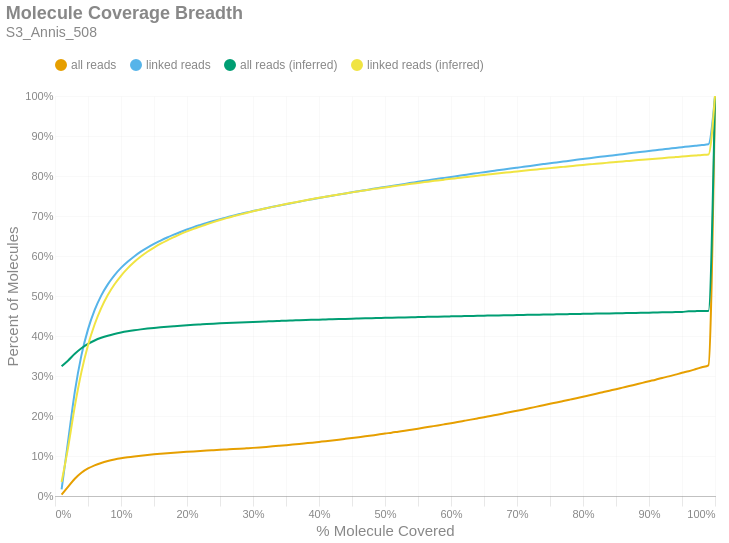

Here is the notebook cell this chart was saved with:
### Markdown cell above
### Molecule Read Coverage
This chart shows molecule coverage breadth as computed by the number of bases aligned to that molecule. In other words, "*how much of each unique long molecule is actually sequenced/aligned?*" Keep in mind there is a distinction between sequences and alignments, since some sequences belonging to a particular molecule may not align well and wouldn't appear in the alignment data. This chart also shows molecule coverage breadth as computed by the *inferred fragment* from which the aligned sequences originate. Unlike read coverage, this calculation takes into account the total insert size, including unsequenced gaps between the forward and reverse reads. Like the previous figures, these are cumulative percents.

### Code cell
if SKIPLR:
    print_html(f"Skipped")
else:
    binned_df = consolidated_hist(valids['coverage_bp'], mask, 0.01, True)
    binned_df_inf = consolidated_hist(valids['coverage_inserts'], mask, 0.01, True)
    binned_df = binned_df.with_columns(pl.lit(binned_df_inf['all reads (cumsum)']).alias('all reads (inferred)'))
    binned_df = binned_df.with_columns(pl.lit(binned_df_inf['linked reads (cumsum)']).alias('linked reads (inferred)'))
    binned_df = binned_df.with_columns(
        (pl.col('bin').cast(pl.Float64) + 0.01).alias('right_edge')
    )

    with SafeRender(binned_df):
        (
            density_plot(binned_df, 'Molecule Coverage Breadth', samplename, 'molcov', ['all reads (inferred)','linked reads (inferred)'])
            .encode(
                #x=alt.X('bin:Q', title="% Molecule Covered").axis(format = '%').scale(padding=0),
                x=alt.X('right_edge:Q', title="% Molecule Covered").axis(format='%').scale(padding=0),
                y=alt.Y('value:Q', title='Percent of Molecules')
                    .axis(format='%')
                    .stack(False)
                    .scale(domainMin=0, padding=0),
                color=alt.Color("key:N").scale(domain = ["all reads", "linked reads", "all reads (inferred)", "linked reads (inferred)"]),
                tooltip = [
                    alt.Tooltip("key:N", title = "Data Type"),
                    alt.Tooltip("range_label:N", title="% Molecule Covered"),
                    alt.Tooltip("value:Q", format = ".2%", title="% Molecules")
                ]
            )
        ).display()

### Figure 1 — Vega-Lite specification as saved in the notebook (floating-point values rounded to 4 significant figures)
{"width": "container", "height": 400, "config": {"title": {"anchor": "start", "dy": -15, "fontSize": 18, "color": "#888888", "subtitleColor": "#888888", "subtitleFontSize": 14}, "arc": {"fill": "#0072B2"}, "axis": {"domainColor": "#888888", "domainWidth": 0.5, "gridWidth": 0.2, "grid": false, "titleFontWeight": 400, "titleFontSize": 15, "labelFontSize": 11, "labelColor": "#888888", "tickColor": "#888888", "tickWidth": 0.2, "titleColor": "#888888"}, "axisBand": {"grid": false}, "axisX": {"grid": true, "tickSize": 10, "domainCap": "round"}, "axisY": {"domain": false, "grid": true, "tickSize": 0, "domainCap": "round"}, "background": "transparent", "header": {"labelFontSize": 15, "labelColor": "#888888", "titleFontSize": 15, "titleFontWeight": 600, "titleColor": "#888888"}, "legend": {"labelFont": "sans-serif", "labelFontSize": 12, "labelColor": "#888888", "symbolSize": 100, "symbolType": "circle", "titleFontSize": 12, "titlePadding": 10, "titleColor": "#888888", "title": null, "orient": "top"}, "range": {"category": ["#E69F00", "#56B4E9", "#009E73", "#F0E442", "#0072B2", "#D55E00", "#CC79A7", "#000000"], "diverging": ["#cfe8f3", "#a2d4ec", "#73bfe2", "#46abdb", "#1696d2", "#12719e"]}, "area": {"fill": "#0072B2", "fillOpacity": 0.7, "line": true, "strokeOpacity": 0.7}, "line": {"color": "#0072B2", "stroke": "#0072B2", "strokeWidth": 2}, "trail": {"color": "#0072B2", "stroke": "#0072B2", "strokeWidth": 0, "size": 1}, "point": {"filled": true, "fillOpacity": 1.0, "size": 95}, "text": {"color": "#888888", "fontSize": 11, "align": "right", "fontWeight": 400, "size": 11}, "bar": {"fill": "#0072B2", "stroke": null}, "view": {"stroke": null, "continuousWidth": 660, "continuousHeight": 400}}, "data": {"name": "data-bae3550c614d363ab84365f484420b11"}, "mark": {"type": "line", "interpolate": "monotone", "point": {"opacity": 0, "size": 275}}, "encoding": {"color": {"field": "key", "scale": {"domain": ["all reads", "linked reads", "all reads (inferred)", "linked reads (inferred)"]}, "type": "nominal"}, "tooltip": [{"field": "key", "title": "Data Type", "type": "nominal"}, {"field": "range_label", "title": "% Molecule Covered", "type": "nominal"}, {"field": "value", "format": ".2%", "title": "% Molecules", "type": "quantitative"}], "x": {"axis": {"format": "%"}, "field": "right_edge", "scale": {"padding": 0}, "title": "% Molecule Covered", "type": "quantitative"}, "y": {"axis": {"format": "%"}, "field": "value", "scale": {"domainMin": 0, "padding": 0}, "stack": false, "title": "Percent of Molecules", "type": "quantitative"}}, "params": [{"name": "param_c36ac31b6afebe62", "select": {"type": "point", "fields": ["key"]}, "bind": "legend"}], "title": {"text": "Molecule Coverage Breadth", "subtitle": "S3_Annis_508"}, "transform": [{"fold": ["all reads (cumsum)", "linked reads (cumsum)", "all reads (inferred)", "linked reads (inferred)"]}, {"calculate": "replace(datum.key, ' (cumsum)', '')", "as": "key"}, {"filter": {"param": "param_c36ac31b6afebe62"}}], "usermeta": {"embedOptions": {"downloadFileName": "S3_Annis_508.molcov"}}, "$schema": "https://vega.github.io/schema/vega-lite/v6.1.0.json", "datasets": {"data-bae3550c614d363ab84365f484420b11": [{"bin": "0.0", "interval": "0.0-0.01", "all reads": 0.003224, "linked reads": 0.01673, "all reads (cumsum)": 0.003224, "linked reads (cumsum)": 0.01673, "range_label": "0.0-0.01", "all reads (inferred)": 0.3244, "linked reads (inferred)": 0.03487, "right_edge": 0.01}, {"bin": "0.01", "interval": "0.01-0.02", "all reads": 0.02016, "linked reads": 0.1223, "all reads (cumsum)": 0.02338, "linked reads (cumsum)": 0.139, "range_label": "0.01-0.02", "all reads (inferred)": 0.339, "linked reads (inferred)": 0.1229, "right_edge": 0.02}, {"bin": "0.02", "interval": "0.02-0.03", "all reads": 0.01978, "linked reads": 0.1211, "all reads (cumsum)": 0.04316, "linked reads (cumsum)": 0.2602, "range_label": "0.02-0.03", "all reads (inferred)": 0.3555, "linked reads (inferred)": 0.2241, "right_edge": 0.03}, {"bin": "0.03", "interval": "0.03-0.04", "all reads": 0.01494, "linked reads": 0.09136, "all reads (cumsum)": 0.0581, "linked reads (cumsum)": 0.3515, "range_label": "0.03-0.04", "all reads (inferred)": 0.3694, "linked reads (inferred)": 0.3096, "right_edge": 0.04}, {"bin": "0.04", "interval": "0.04-0.05", "all reads": 0.01067, "linked reads": 0.065, "all reads (cumsum)": 0.06877, "linked reads (cumsum)": 0.4165, "range_label": "0.04-0.05", "all reads (inferred)": 0.3804, "linked reads (inferred)": 0.3769, "right_edge": 0.05}, {"bin": "0.05", "interval": "0.05-0.06", "all reads": 0.007923, "linked reads": 0.04818, "all reads (cumsum)": 0.07669, "linked reads (cumsum)": 0.4647, "range_label": "0.05-0.06", "all reads (inferred)": 0.3888, "linked reads (inferred)": 0.4288, "right_edge": 0.06}, {"bin": "0.06", "interval": "0.06-0.07", "all reads": 0.005973, "linked reads": 0.03628, "all reads (cumsum)": 0.08266, "linked reads (cumsum)": 0.501, "range_label": "0.06-0.07", "all reads (inferred)": 0.3955, "linked reads (inferred)": 0.4697, "right_edge": 0.07}, {"bin": "0.07", "interval": "0.07-0.08", "all reads": 0.004643, "linked reads": 0.02816, "all reads (cumsum)": 0.08731, "linked reads (cumsum)": 0.5292, "range_label": "0.07-0.08", "all reads (inferred)": 0.4008, "linked reads (inferred)": 0.5024, "right_edge": 0.08}, {"bin": "0.08", "interval": "0.08-0.09", "all reads": 0.003725, "linked reads": 0.02252, "all reads (cumsum)": 0.09103, "linked reads (cumsum)": 0.5517, "range_label": "0.08-0.09", "all reads (inferred)": 0.4051, "linked reads (inferred)": 0.5288, "right_edge": 0.09}, {"bin": "0.09", "interval": "0.09-0.1", "all reads": 0.003081, "linked reads": 0.01851, "all reads (cumsum)": 0.09411, "linked reads (cumsum)": 0.5702, "range_label": "0.09-0.1", "all reads (inferred)": 0.4087, "linked reads (inferred)": 0.5506, "right_edge": 0.1}, {"bin": "0.1", "interval": "0.1-0.11", "all reads": 0.002554, "linked reads": 0.01532, "all reads (cumsum)": 0.09667, "linked reads (cumsum)": 0.5855, "range_label": "0.1-0.11", "all reads (inferred)": 0.4117, "linked reads (inferred)": 0.5691, "right_edge": 0.11}, {"bin": "0.11", "interval": "0.11-0.12", "all reads": 0.002231, "linked reads": 0.01329, "all reads (cumsum)": 0.0989, "linked reads (cumsum)": 0.5988, "range_label": "0.11-0.12", "all reads (inferred)": 0.4143, "linked reads (inferred)": 0.5848, "right_edge": 0.12}, {"bin": "0.12", "interval": "0.12-0.13", "all reads": 0.002008, "linked reads": 0.012, "all reads (cumsum)": 0.1009, "linked reads (cumsum)": 0.6108, "range_label": "0.12-0.13", "all reads (inferred)": 0.4166, "linked reads (inferred)": 0.5986, "right_edge": 0.13}, {"bin": "0.13", "interval": "0.13-0.14", "all reads": 0.001723, "linked reads": 0.01019, "all reads (cumsum)": 0.1026, "linked reads (cumsum)": 0.621, "range_label": "0.13-0.14", "all reads (inferred)": 0.4185, "linked reads (inferred)": 0.6106, "right_edge": 0.14}, {"bin": "0.14", "interval": "0.14-0.15", "all reads": 0.001568, "linked reads": 0.009252, "all reads (cumsum)": 0.1042, "linked reads (cumsum)": 0.6302, "range_label": "0.14-0.15", "all reads (inferred)": 0.4203, "linked reads (inferred)": 0.6211, "right_edge": 0.15}, {"bin": "0.15", "interval": "0.15-0.16", "all reads": 0.001413, "linked reads": 0.008207, "all reads (cumsum)": 0.1056, "linked reads (cumsum)": 0.6384, "range_label": "0.15-0.16", "all reads (inferred)": 0.4218, "linked reads (inferred)": 0.6307, "right_edge": 0.16}, {"bin": "0.16", "interval": "0.16-0.17", "all reads": 0.001343, "linked reads": 0.007783, "all reads (cumsum)": 0.107, "linked reads (cumsum)": 0.6462, "range_label": "0.16-0.17", "all reads (inferred)": 0.4233, "linked reads (inferred)": 0.6393, "right_edge": 0.17}, {"bin": "0.17", "interval": "0.17-0.18", "all reads": 0.001246, "linked reads": 0.007098, "all reads (cumsum)": 0.1082, "linked reads (cumsum)": 0.6533, "range_label": "0.17-0.18", "all reads (inferred)": 0.4246, "linked reads (inferred)": 0.6472, "right_edge": 0.18}, {"bin": "0.18", "interval": "0.18-0.19", "all reads": 0.001195, "linked reads": 0.006746, "all reads (cumsum)": 0.1094, "linked reads (cumsum)": 0.6601, "range_label": "0.18-0.19", "all reads (inferred)": 0.4258, "linked reads (inferred)": 0.6547, "right_edge": 0.19}, {"bin": "0.19", "interval": "0.19-0.2", "all reads": 0.001095, "linked reads": 0.006152, "all reads (cumsum)": 0.1105, "linked reads (cumsum)": 0.6662, "range_label": "0.19-0.2", "all reads (inferred)": 0.4269, "linked reads (inferred)": 0.6614, "right_edge": 0.2}, {"bin": "0.2", "interval": "0.2-0.21", "all reads": 0.001058, "linked reads": 0.005866, "all reads (cumsum)": 0.1115, "linked reads (cumsum)": 0.6721, "range_label": "0.2-0.21", "all reads (inferred)": 0.428, "linked reads (inferred)": 0.6677, "right_edge": 0.21}, {"bin": "0.21", "interval": "0.21-0.22", "all reads": 0.001002, "linked reads": 0.005359, "all reads (cumsum)": 0.1126, "linked reads (cumsum)": 0.6774, "range_label": "0.21-0.22", "all reads (inferred)": 0.4289, "linked reads (inferred)": 0.6736, "right_edge": 0.22}, {"bin": "0.22", "interval": "0.22-0.23", "all reads": 0.0009673, "linked reads": 0.005175, "all reads (cumsum)": 0.1135, "linked reads (cumsum)": 0.6826, "range_label": "0.22-0.23", "all reads (inferred)": 0.4299, "linked reads (inferred)": 0.6794, "right_edge": 0.23}, {"bin": "0.23", "interval": "0.23-0.24", "all reads": 0.0009222, "linked reads": 0.004796, "all reads (cumsum)": 0.1144, "linked reads (cumsum)": 0.6874, "range_label": "0.23-0.24", "all reads (inferred)": 0.4308, "linked reads (inferred)": 0.6848, "right_edge": 0.24}, {"bin": "0.24", "interval": "0.24-0.25", "all reads": 0.0009153, "linked reads": 0.004536, "all reads (cumsum)": 0.1154, "linked reads (cumsum)": 0.692, "range_label": "0.24-0.25", "all reads (inferred)": 0.4316, "linked reads (inferred)": 0.6899, "right_edge": 0.25}, {"bin": "0.25", "interval": "0.25-0.26", "all reads": 0.0009252, "linked reads": 0.004613, "all reads (cumsum)": 0.1163, "linked reads (cumsum)": 0.6966, "range_label": "0.25-0.26", "all reads (inferred)": 0.4324, "linked reads (inferred)": 0.6947, "right_edge": 0.26}, {"bin": "0.26", "interval": "0.26-0.27", "all reads": 0.0009216, "linked reads": 0.00419, "all reads (cumsum)": 0.1172, "linked reads (cumsum)": 0.7008, "range_label": "0.26-0.27", "all reads (inferred)": 0.4332, "linked reads (inferred)": 0.6992, "right_edge": 0.27}, {"bin": "0.27", "interval": "0.27-0.28", "all reads": 0.0009766, "linked reads": 0.004046, "all reads (cumsum)": 0.1182, "linked reads (cumsum)": 0.7048, "range_label": "0.27-0.28", "all reads (inferred)": 0.4339, "linked reads (inferred)": 0.7035, "right_edge": 0.28}, {"bin": "0.28", "interval": "0.28-0.29", "all reads": 0.001058, "linked reads": 0.003949, "all reads (cumsum)": 0.1192, "linked reads (cumsum)": 0.7088, "range_label": "0.28-0.29", "all reads (inferred)": 0.4346, "linked reads (inferred)": 0.7077, "right_edge": 0.29}, {"bin": "0.29", "interval": "0.29-0.3", "all reads": 0.001077, "linked reads": 0.003561, "all reads (cumsum)": 0.1203, "linked reads (cumsum)": 0.7123, "range_label": "0.29-0.3", "all reads (inferred)": 0.4353, "linked reads (inferred)": 0.7117, "right_edge": 0.3}, {"bin": "0.3", "interval": "0.3-0.31", "all reads": 0.001186, "linked reads": 0.00364, "all reads (cumsum)": 0.1215, "linked reads (cumsum)": 0.716, "range_label": "0.3-0.31", "all reads (inferred)": 0.4359, "linked reads (inferred)": 0.7156, "right_edge": 0.31}, {"bin": "0.31", "interval": "0.31-0.32", "all reads": 0.001273, "linked reads": 0.003597, "all reads (cumsum)": 0.1228, "linked reads (cumsum)": 0.7196, "range_label": "0.31-0.32", "all reads (inferred)": 0.4365, "linked reads (inferred)": 0.7192, "right_edge": 0.32}, {"bin": "0.32", "interval": "0.32-0.33", "all reads": 0.001327, "linked reads": 0.003339, "all reads (cumsum)": 0.1241, "linked reads (cumsum)": 0.7229, "range_label": "0.32-0.33", "all reads (inferred)": 0.4371, "linked reads (inferred)": 0.7228, "right_edge": 0.33}, {"bin": "0.33", "interval": "0.33-0.34", "all reads": 0.001422, "linked reads": 0.003368, "all reads (cumsum)": 0.1255, "linked reads (cumsum)": 0.7263, "range_label": "0.33-0.34", "all reads (inferred)": 0.4377, "linked reads (inferred)": 0.7263, "right_edge": 0.34}, {"bin": "0.34", "interval": "0.34-0.35", "all reads": 0.001467, "linked reads": 0.003289, "all reads (cumsum)": 0.127, "linked reads (cumsum)": 0.7295, "range_label": "0.34-0.35", "all reads (inferred)": 0.4383, "linked reads (inferred)": 0.7298, "right_edge": 0.35}, {"bin": "0.35", "interval": "0.35-0.36", "all reads": 0.001501, "linked reads": 0.003168, "all reads (cumsum)": 0.1285, "linked reads (cumsum)": 0.7327, "range_label": "0.35-0.36", "all reads (inferred)": 0.4388, "linked reads (inferred)": 0.7329, "right_edge": 0.36}, {"bin": "0.36", "interval": "0.36-0.37", "all reads": 0.001579, "linked reads": 0.003137, "all reads (cumsum)": 0.1301, "linked reads (cumsum)": 0.7359, "range_label": "0.36-0.37", "all reads (inferred)": 0.4394, "linked reads (inferred)": 0.7362, "right_edge": 0.37}, {"bin": "0.37", "interval": "0.37-0.38", "all reads": 0.00167, "linked reads": 0.003201, "all reads (cumsum)": 0.1317, "linked reads (cumsum)": 0.7391, "range_label": "0.37-0.38", "all reads (inferred)": 0.4399, "linked reads (inferred)": 0.7394, "right_edge": 0.38}, {"bin": "0.38", "interval": "0.38-0.39", "all reads": 0.001684, "linked reads": 0.003007, "all reads (cumsum)": 0.1334, "linked reads (cumsum)": 0.7421, "range_label": "0.38-0.39", "all reads (inferred)": 0.4404, "linked reads (inferred)": 0.7424, "right_edge": 0.39}, {"bin": "0.39", "interval": "0.39-0.4", "all reads": 0.001828, "linked reads": 0.003009, "all reads (cumsum)": 0.1353, "linked reads (cumsum)": 0.7451, "range_label": "0.39-0.4", "all reads (inferred)": 0.4409, "linked reads (inferred)": 0.7454, "right_edge": 0.4}, {"bin": "0.4", "interval": "0.4-0.41", "all reads": 0.0018, "linked reads": 0.002834, "all reads (cumsum)": 0.1371, "linked reads (cumsum)": 0.7479, "range_label": "0.4-0.41", "all reads (inferred)": 0.4414, "linked reads (inferred)": 0.7481, "right_edge": 0.41}, {"bin": "0.41", "interval": "0.41-0.42", "all reads": 0.001893, "linked reads": 0.002863, "all reads (cumsum)": 0.1389, "linked reads (cumsum)": 0.7508, "range_label": "0.41-0.42", "all reads (inferred)": 0.4419, "linked reads (inferred)": 0.751, "right_edge": 0.42}, {"bin": "0.42", "interval": "0.42-0.43", "all reads": 0.00195, "linked reads": 0.002797, "all reads (cumsum)": 0.1409, "linked reads (cumsum)": 0.7536, "range_label": "0.42-0.43", "all reads (inferred)": 0.4423, "linked reads (inferred)": 0.7537, "right_edge": 0.43}, {"bin": "0.43", "interval": "0.43-0.44", "all reads": 0.002031, "linked reads": 0.002852, "all reads (cumsum)": 0.1429, "linked reads (cumsum)": 0.7564, "range_label": "0.43-0.44", "all reads (inferred)": 0.4428, "linked reads (inferred)": 0.7564, "right_edge": 0.44}, {"bin": "0.44", "interval": "0.44-0.45", "all reads": 0.002066, "linked reads": 0.002923, "all reads (cumsum)": 0.145, "linked reads (cumsum)": 0.7593, "range_label": "0.44-0.45", "all reads (inferred)": 0.4432, "linked reads (inferred)": 0.759, "right_edge": 0.45}, {"bin": "0.45", "interval": "0.45-0.46", "all reads": 0.002087, "linked reads": 0.002638, "all reads (cumsum)": 0.1471, "linked reads (cumsum)": 0.762, "range_label": "0.45-0.46", "all reads (inferred)": 0.4437, "linked reads (inferred)": 0.7616, "right_edge": 0.46}, {"bin": "0.46", "interval": "0.46-0.47", "all reads": 0.002097, "linked reads": 0.002657, "all reads (cumsum)": 0.1492, "linked reads (cumsum)": 0.7646, "range_label": "0.46-0.47", "all reads (inferred)": 0.4441, "linked reads (inferred)": 0.7641, "right_edge": 0.47}, {"bin": "0.47", "interval": "0.47-0.48", "all reads": 0.002216, "linked reads": 0.002648, "all reads (cumsum)": 0.1514, "linked reads (cumsum)": 0.7673, "range_label": "0.47-0.48", "all reads (inferred)": 0.4445, "linked reads (inferred)": 0.7666, "right_edge": 0.48}, {"bin": "0.48", "interval": "0.48-0.49", "all reads": 0.002211, "linked reads": 0.002661, "all reads (cumsum)": 0.1536, "linked reads (cumsum)": 0.7699, "range_label": "0.48-0.49", "all reads (inferred)": 0.4449, "linked reads (inferred)": 0.769, "right_edge": 0.49}, {"bin": "0.49", "interval": "0.49-0.5", "all reads": 0.002515, "linked reads": 0.00271, "all reads (cumsum)": 0.1561, "linked reads (cumsum)": 0.7727, "range_label": "0.49-0.5", "all reads (inferred)": 0.4454, "linked reads (inferred)": 0.7714, "right_edge": 0.5}, {"bin": "0.5", "interval": "0.5-0.51", "all reads": 0.002148, "linked reads": 0.002492, "all reads (cumsum)": 0.1583, "linked reads (cumsum)": 0.7751, "range_label": "0.5-0.51", "all reads (inferred)": 0.4458, "linked reads (inferred)": 0.7737, "right_edge": 0.51}, {"bin": "0.51", "interval": "0.51-0.52", "all reads": 0.002517, "linked reads": 0.002642, "all reads (cumsum)": 0.1608, "linked reads (cumsum)": 0.7778, "range_label": "0.51-0.52", "all reads (inferred)": 0.4462, "linked reads (inferred)": 0.7759, "right_edge": 0.52}, {"bin": "0.52", "interval": "0.52-0.53", "all reads": 0.002412, "linked reads": 0.002469, "all reads (cumsum)": 0.1632, "linked reads (cumsum)": 0.7803, "range_label": "0.52-0.53", "all reads (inferred)": 0.4465, "linked reads (inferred)": 0.7782, "right_edge": 0.53}, {"bin": "0.53", "interval": "0.53-0.54", "all reads": 0.002595, "linked reads": 0.00263, "all reads (cumsum)": 0.1658, "linked reads (cumsum)": 0.7829, "range_label": "0.53-0.54", "all reads (inferred)": 0.4469, "linked reads (inferred)": 0.7805, "right_edge": 0.54}, {"bin": "0.54", "interval": "0.54-0.55", "all reads": 0.002614, "linked reads": 0.002665, "all reads (cumsum)": 0.1684, "linked reads (cumsum)": 0.7855, "range_label": "0.54-0.55", "all reads (inferred)": 0.4473, "linked reads (inferred)": 0.7826, "right_edge": 0.55}, {"bin": "0.55", "interval": "0.55-0.56", "all reads": 0.002697, "linked reads": 0.002547, "all reads (cumsum)": 0.1711, "linked reads (cumsum)": 0.7881, "range_label": "0.55-0.56", "all reads (inferred)": 0.4477, "linked reads (inferred)": 0.7848, "right_edge": 0.56}, {"bin": "0.56", "interval": "0.56-0.57", "all reads": 0.002668, "linked reads": 0.002362, "all reads (cumsum)": 0.1738, "linked reads (cumsum)": 0.7905, "range_label": "0.56-0.57", "all reads (inferred)": 0.448, "linked reads (inferred)": 0.7868, "right_edge": 0.57}, {"bin": "0.57", "interval": "0.57-0.58", "all reads": 0.002665, "linked reads": 0.002405, "all reads (cumsum)": 0.1764, "linked reads (cumsum)": 0.7929, "range_label": "0.57-0.58", "all reads (inferred)": 0.4484, "linked reads (inferred)": 0.7889, "right_edge": 0.58}, {"bin": "0.58", "interval": "0.58-0.59", "all reads": 0.002823, "linked reads": 0.002469, "all reads (cumsum)": 0.1793, "linked reads (cumsum)": 0.7953, "range_label": "0.58-0.59", "all reads (inferred)": 0.4488, "linked reads (inferred)": 0.791, "right_edge": 0.59}, {"bin": "0.59", "interval": "0.59-0.6", "all reads": 0.002893, "linked reads": 0.002418, "all reads (cumsum)": 0.1821, "linked reads (cumsum)": 0.7978, "range_label": "0.59-0.6", "all reads (inferred)": 0.4491, "linked reads (inferred)": 0.7929, "right_edge": 0.6}, {"bin": "0.6", "interval": "0.6-0.61", "all reads": 0.00282, "linked reads": 0.002352, "all reads (cumsum)": 0.185, "linked reads (cumsum)": 0.8001, "range_label": "0.6-0.61", "all reads (inferred)": 0.4494, "linked reads (inferred)": 0.7949, "right_edge": 0.61}, {"bin": "0.61", "interval": "0.61-0.62", "all reads": 0.002976, "linked reads": 0.002389, "all reads (cumsum)": 0.1879, "linked reads (cumsum)": 0.8025, "range_label": "0.61-0.62", "all reads (inferred)": 0.4498, "linked reads (inferred)": 0.7968, "right_edge": 0.62}, {"bin": "0.62", "interval": "0.62-0.63", "all reads": 0.002988, "linked reads": 0.002393, "all reads (cumsum)": 0.1909, "linked reads (cumsum)": 0.8049, "range_label": "0.62-0.63", "all reads (inferred)": 0.4501, "linked reads (inferred)": 0.7987, "right_edge": 0.63}, {"bin": "0.63", "interval": "0.63-0.64", "all reads": 0.003025, "linked reads": 0.002292, "all reads (cumsum)": 0.194, "linked reads (cumsum)": 0.8072, "range_label": "0.63-0.64", "all reads (inferred)": 0.4505, "linked reads (inferred)": 0.8007, "right_edge": 0.64}, {"bin": "0.64", "interval": "0.64-0.65", "all reads": 0.003083, "linked reads": 0.002411, "all reads (cumsum)": 0.197, "linked reads (cumsum)": 0.8096, "range_label": "0.64-0.65", "all reads (inferred)": 0.4508, "linked reads (inferred)": 0.8024, "right_edge": 0.65}, {"bin": "0.65", "interval": "0.65-0.66", "all reads": 0.003214, "linked reads": 0.002317, "all reads (cumsum)": 0.2003, "linked reads (cumsum)": 0.8119, "range_label": "0.65-0.66", "all reads (inferred)": 0.4511, "linked reads (inferred)": 0.8043, "right_edge": 0.66}, {"bin": "0.66", "interval": "0.66-0.67", "all reads": 0.003118, "linked reads": 0.002181, "all reads (cumsum)": 0.2034, "linked reads (cumsum)": 0.8141, "range_label": "0.66-0.67", "all reads (inferred)": 0.4514, "linked reads (inferred)": 0.8062, "right_edge": 0.67}, {"bin": "0.67", "interval": "0.67-0.68", "all reads": 0.003206, "linked reads": 0.00222, "all reads (cumsum)": 0.2066, "linked reads (cumsum)": 0.8163, "range_label": "0.67-0.68", "all reads (inferred)": 0.4517, "linked reads (inferred)": 0.8079, "right_edge": 0.68}, {"bin": "0.68", "interval": "0.68-0.69", "all reads": 0.003249, "linked reads": 0.002302, "all reads (cumsum)": 0.2098, "linked reads (cumsum)": 0.8186, "range_label": "0.68-0.69", "all reads (inferred)": 0.452, "linked reads (inferred)": 0.8096, "right_edge": 0.69}, {"bin": "0.69", "interval": "0.69-0.7", "all reads": 0.003338, "linked reads": 0.00222, "all reads (cumsum)": 0.2132, "linked reads (cumsum)": 0.8208, "range_label": "0.69-0.7", "all reads (inferred)": 0.4524, "linked reads (inferred)": 0.8114, "right_edge": 0.7}, {"bin": "0.7", "interval": "0.7-0.71", "all reads": 0.003296, "linked reads": 0.002187, "all reads (cumsum)": 0.2165, "linked reads (cumsum)": 0.823, "range_label": "0.7-0.71", "all reads (inferred)": 0.4527, "linked reads (inferred)": 0.8131, "right_edge": 0.71}, {"bin": "0.71", "interval": "0.71-0.72", "all reads": 0.003414, "linked reads": 0.002191, "all reads (cumsum)": 0.2199, "linked reads (cumsum)": 0.8252, "range_label": "0.71-0.72", "all reads (inferred)": 0.453, "linked reads (inferred)": 0.8148, "right_edge": 0.72}, {"bin": "0.72", "interval": "0.72-0.73", "all reads": 0.003516, "linked reads": 0.002339, "all reads (cumsum)": 0.2234, "linked reads (cumsum)": 0.8275, "range_label": "0.72-0.73", "all reads (inferred)": 0.4533, "linked reads (inferred)": 0.8164, "right_edge": 0.73}, {"bin": "0.73", "interval": "0.73-0.74", "all reads": 0.003398, "linked reads": 0.002183, "all reads (cumsum)": 0.2268, "linked reads (cumsum)": 0.8297, "range_label": "0.73-0.74", "all reads (inferred)": 0.4535, "linked reads (inferred)": 0.8181, "right_edge": 0.74}, {"bin": "0.74", "interval": "0.74-0.75", "all reads": 0.003653, "linked reads": 0.002156, "all reads (cumsum)": 0.2304, "linked reads (cumsum)": 0.8319, "range_label": "0.74-0.75", "all reads (inferred)": 0.4539, "linked reads (inferred)": 0.8197, "right_edge": 0.75}, {"bin": "0.75", "interval": "0.75-0.76", "all reads": 0.003404, "linked reads": 0.002063, "all reads (cumsum)": 0.2338, "linked reads (cumsum)": 0.8339, "range_label": "0.75-0.76", "all reads (inferred)": 0.4541, "linked reads (inferred)": 0.8212, "right_edge": 0.76}, {"bin": "0.76", "interval": "0.76-0.77", "all reads": 0.003529, "linked reads": 0.002115, "all reads (cumsum)": 0.2374, "linked reads (cumsum)": 0.8361, "range_label": "0.76-0.77", "all reads (inferred)": 0.4545, "linked reads (inferred)": 0.8228, "right_edge": 0.77}, {"bin": "0.77", "interval": "0.77-0.78", "all reads": 0.003582, "linked reads": 0.002172, "all reads (cumsum)": 0.241, "linked reads (cumsum)": 0.8382, "range_label": "0.77-0.78", "all reads (inferred)": 0.4548, "linked reads (inferred)": 0.8244, "right_edge": 0.78}, {"bin": "0.78", "interval": "0.78-0.79", "all reads": 0.003606, "linked reads": 0.002102, "all reads (cumsum)": 0.2446, "linked reads (cumsum)": 0.8403, "range_label": "0.78-0.79", "all reads (inferred)": 0.4551, "linked reads (inferred)": 0.826, "right_edge": 0.79}, {"bin": "0.79", "interval": "0.79-0.8", "all reads": 0.003797, "linked reads": 0.002156, "all reads (cumsum)": 0.2484, "linked reads (cumsum)": 0.8425, "range_label": "0.79-0.8", "all reads (inferred)": 0.4554, "linked reads (inferred)": 0.8276, "right_edge": 0.8}, {"bin": "0.8", "interval": "0.8-0.81", "all reads": 0.003563, "linked reads": 0.002139, "all reads (cumsum)": 0.2519, "linked reads (cumsum)": 0.8446, "range_label": "0.8-0.81", "all reads (inferred)": 0.4557, "linked reads (inferred)": 0.8291, "right_edge": 0.81}, {"bin": "0.81", "interval": "0.81-0.82", "all reads": 0.003731, "linked reads": 0.002042, "all reads (cumsum)": 0.2557, "linked reads (cumsum)": 0.8467, "range_label": "0.81-0.82", "all reads (inferred)": 0.456, "linked reads (inferred)": 0.8306, "right_edge": 0.82}, {"bin": "0.82", "interval": "0.82-0.83", "all reads": 0.003818, "linked reads": 0.001985, "all reads (cumsum)": 0.2595, "linked reads (cumsum)": 0.8487, "range_label": "0.82-0.83", "all reads (inferred)": 0.4562, "linked reads (inferred)": 0.832, "right_edge": 0.83}, {"bin": "0.83", "interval": "0.83-0.84", "all reads": 0.003789, "linked reads": 0.002001, "all reads (cumsum)": 0.2633, "linked reads (cumsum)": 0.8507, "range_label": "0.83-0.84", "all reads (inferred)": 0.4565, "linked reads (inferred)": 0.8336, "right_edge": 0.84}, {"bin": "0.84", "interval": "0.84-0.85", "all reads": 0.003722, "linked reads": 0.001929, "all reads (cumsum)": 0.267, "linked reads (cumsum)": 0.8526, "range_label": "0.84-0.85", "all reads (inferred)": 0.4568, "linked reads (inferred)": 0.835, "right_edge": 0.85}, {"bin": "0.85", "interval": "0.85-0.86", "all reads": 0.003926, "linked reads": 0.002075, "all reads (cumsum)": 0.2709, "linked reads (cumsum)": 0.8547, "range_label": "0.85-0.86", "all reads (inferred)": 0.4571, "linked reads (inferred)": 0.8364, "right_edge": 0.86}, {"bin": "0.86", "interval": "0.86-0.87", "all reads": 0.003896, "linked reads": 0.002014, "all reads (cumsum)": 0.2748, "linked reads (cumsum)": 0.8567, "range_label": "0.86-0.87", "all reads (inferred)": 0.4574, "linked reads (inferred)": 0.8378, "right_edge": 0.87}, {"bin": "0.87", "interval": "0.87-0.88", "all reads": 0.004018, "linked reads": 0.001968, "all reads (cumsum)": 0.2788, "linked reads (cumsum)": 0.8586, "range_label": "0.87-0.88", "all reads (inferred)": 0.4577, "linked reads (inferred)": 0.8391, "right_edge": 0.88}, {"bin": "0.88", "interval": "0.88-0.89", "all reads": 0.003955, "linked reads": 0.001977, "all reads (cumsum)": 0.2828, "linked reads (cumsum)": 0.8606, "range_label": "0.88-0.89", "all reads (inferred)": 0.458, "linked reads (inferred)": 0.8405, "right_edge": 0.89}, {"bin": "0.89", "interval": "0.89-0.9", "all reads": 0.00409, "linked reads": 0.002045, "all reads (cumsum)": 0.2869, "linked reads (cumsum)": 0.8627, "range_label": "0.89-0.9", "all reads (inferred)": 0.4583, "linked reads (inferred)": 0.8418, "right_edge": 0.9}, {"bin": "0.9", "interval": "0.9-0.91", "all reads": 0.003933, "linked reads": 0.001841, "all reads (cumsum)": 0.2908, "linked reads (cumsum)": 0.8645, "range_label": "0.9-0.91", "all reads (inferred)": 0.4588, "linked reads (inferred)": 0.8432, "right_edge": 0.91}, {"bin": "0.91", "interval": "0.91-0.92", "all reads": 0.004385, "linked reads": 0.001929, "all reads (cumsum)": 0.2952, "linked reads (cumsum)": 0.8664, "range_label": "0.91-0.92", "all reads (inferred)": 0.4592, "linked reads (inferred)": 0.8446, "right_edge": 0.92}, {"bin": "0.92", "interval": "0.92-0.93", "all reads": 0.003875, "linked reads": 0.001859, "all reads (cumsum)": 0.2991, "linked reads (cumsum)": 0.8683, "range_label": "0.92-0.93", "all reads (inferred)": 0.4595, "linked reads (inferred)": 0.846, "right_edge": 0.93}, {"bin": "0.93", "interval": "0.93-0.94", "all reads": 0.004303, "linked reads": 0.001939, "all reads (cumsum)": 0.3034, "linked reads (cumsum)": 0.8702, "range_label": "0.93-0.94", "all reads (inferred)": 0.4597, "linked reads (inferred)": 0.8473, "right_edge": 0.94}, {"bin": "0.94", "interval": "0.94-0.95", "all reads": 0.0046, "linked reads": 0.00181, "all reads (cumsum)": 0.308, "linked reads (cumsum)": 0.872, "range_label": "0.94-0.95", "all reads (inferred)": 0.46, "linked reads (inferred)": 0.8486, "right_edge": 0.95}, {"bin": "0.95", "interval": "0.95-0.96", "all reads": 0.003951, "linked reads": 0.001873, "all reads (cumsum)": 0.3119, "linked reads (cumsum)": 0.8739, "range_label": "0.95-0.96", "all reads (inferred)": 0.4619, "linked reads (inferred)": 0.8499, "right_edge": 0.96}, {"bin": "0.96", "interval": "0.96-0.97", "all reads": 0.004814, "linked reads": 0.001756, "all reads (cumsum)": 0.3167, "linked reads (cumsum)": 0.8757, "range_label": "0.96-0.97", "all reads (inferred)": 0.4622, "linked reads (inferred)": 0.8512, "right_edge": 0.97}, {"bin": "0.97", "interval": "0.97-0.98", "all reads": 0.005101, "linked reads": 0.001641, "all reads (cumsum)": 0.3218, "linked reads (cumsum)": 0.8773, "range_label": "0.97-0.98", "all reads (inferred)": 0.4625, "linked reads (inferred)": 0.8527, "right_edge": 0.98}, {"bin": "0.98", "interval": "0.98-0.99", "all reads": 0.004972, "linked reads": 0.001958, "all reads (cumsum)": 0.3268, "linked reads (cumsum)": 0.8793, "range_label": "0.98-0.99", "all reads (inferred)": 0.4628, "linked reads (inferred)": 0.8538, "right_edge": 0.99}, {"bin": "0.99", "interval": "0.99-1.0", "all reads": 0.6732, "linked reads": 0.1207, "all reads (cumsum)": 1.0, "linked reads (cumsum)": 1.0, "range_label": "0.99-1.0", "all reads (inferred)": 1.0, "linked reads (inferred)": 1.0, "right_edge": 1.0}]}}
